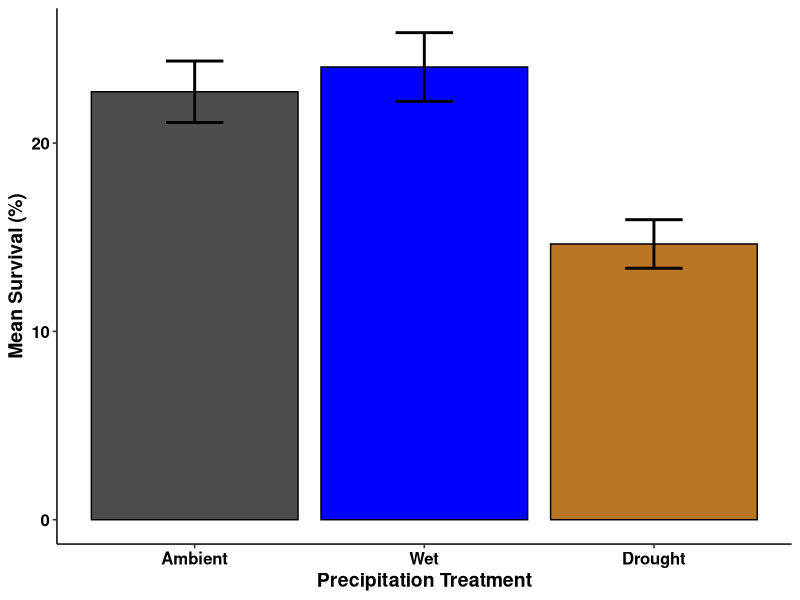
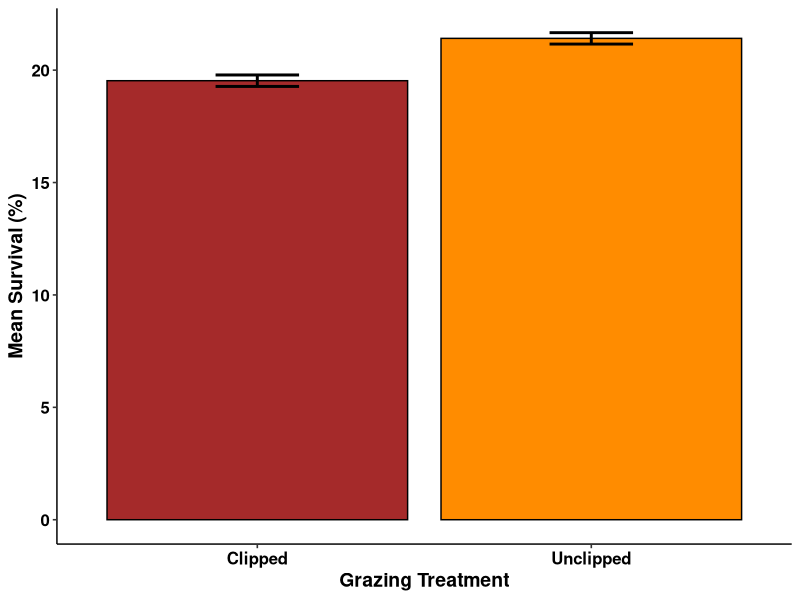
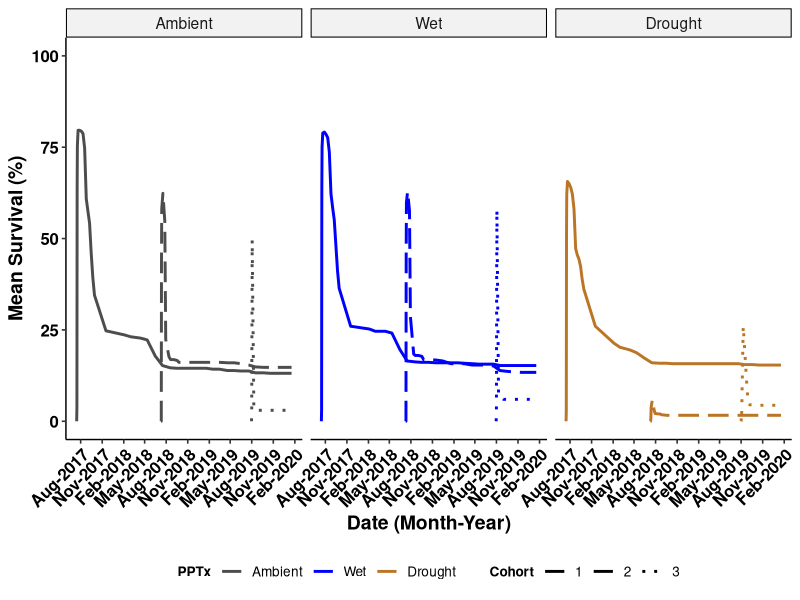
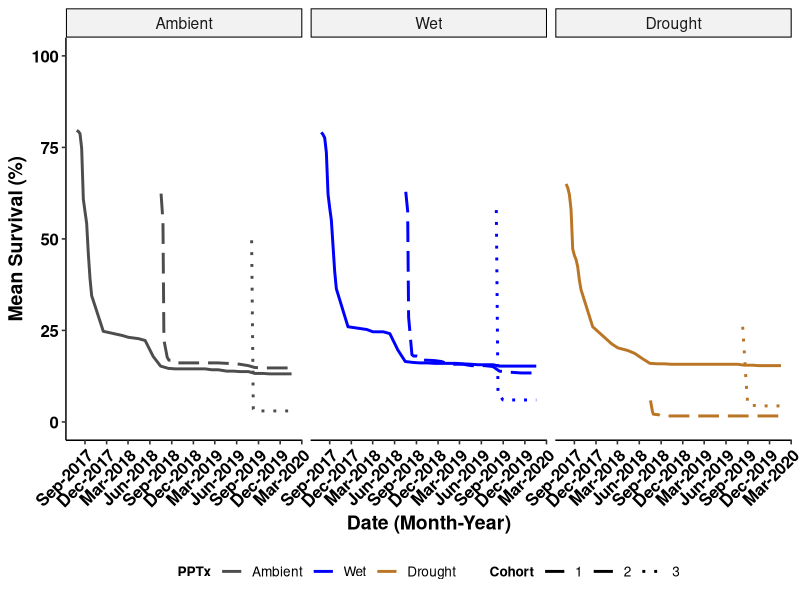
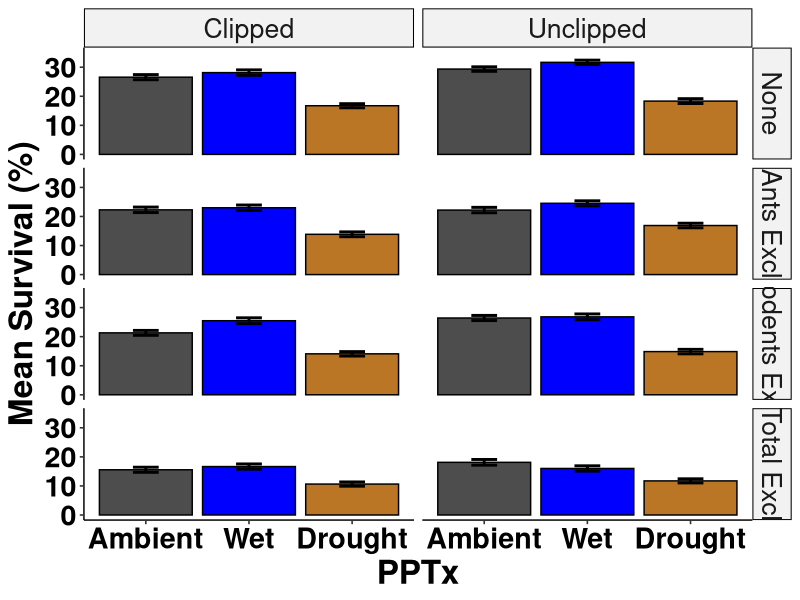
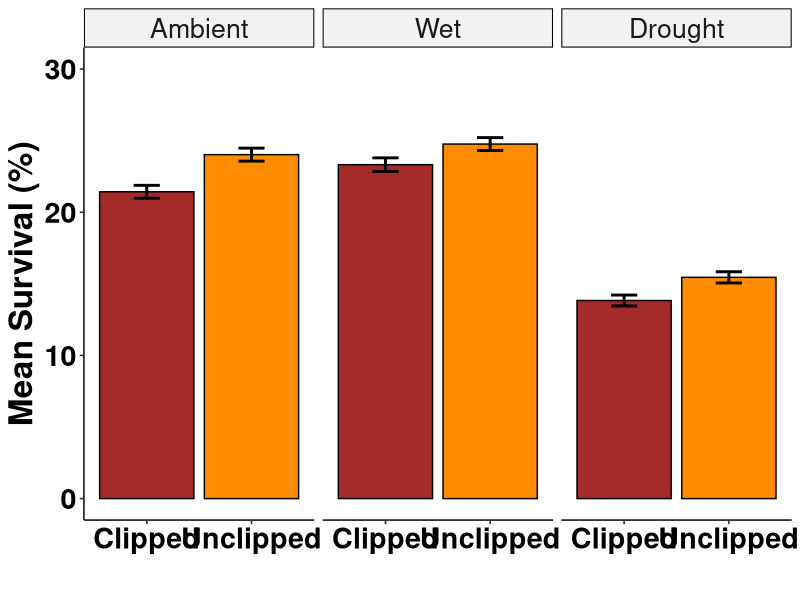
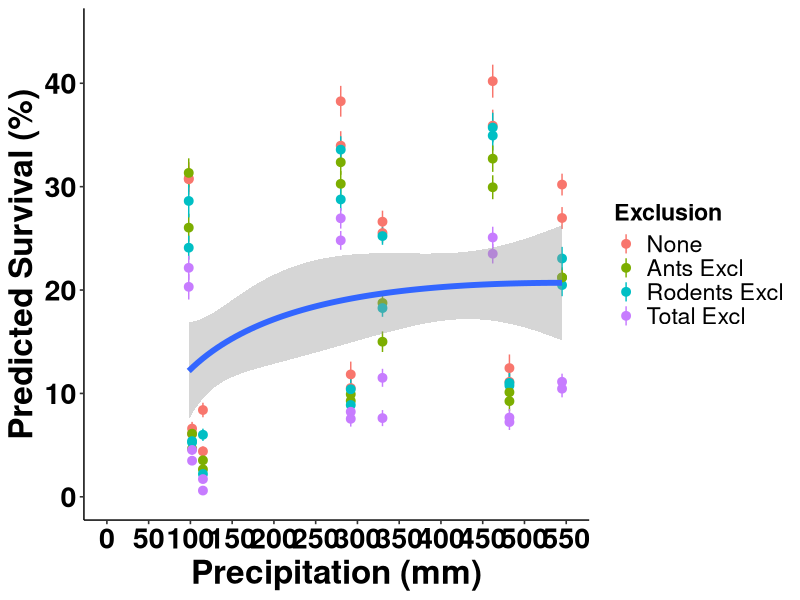
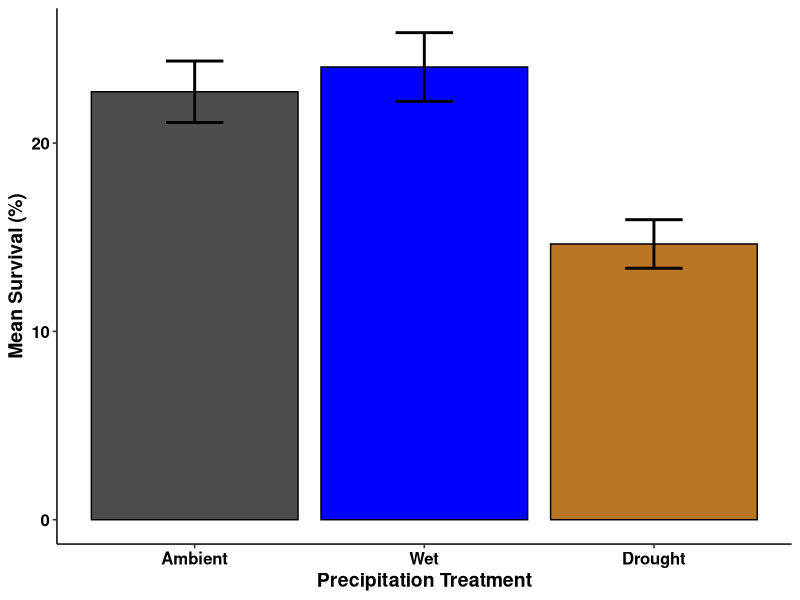

Write R code to recreate these figures, in order.
# USDA Rainout - Santa Rita Experimental Range
# Data visualizations-main
# Austin Rutherford
# email:arutherford@email.arizona.edu
# 2021-03-29

# Load packages
library(tidyverse)
library(forcats)
library(vroom)
library(ggpubr)
library(glmmTMB)
library(dplyr)

### Read in clean seedlings data with model outputs from "srer_rainout_stats_summarize"
seedlings_obs <- vroom("Data/seedlings_obs.csv",
                   col_types = c(.default = "f",
                                 ObsID = "i",
                                 date = "D",
                                 survival = "i",
                                 died = "i",
                                 tot_germination = "i",
                                 herb_lived = "i",
                                 herb_died = "i",
                                 tot_herbivory = "i",
                                 granivory = "i",
                                 res_surv = "d",
                                 sim_surv = "d",
                                 sim_fit_surv = "d",
                                 pred_surv = "d"))
str(seedlings_obs)
glimpse(seedlings_obs)

# create data set for raw survival data
tot_surv <- seedlings_obs %>% 
  group_by(precip, cohort, date) %>% 
  summarise(mean_surv = mean(survival),
            sd_surv = sd(survival),
            counts = n(),
            se_surv = (sd_surv/sqrt(counts))) %>%
  mutate(upper = mean_surv + se_surv,
         lower = mean_surv - se_surv,
         date = as.Date(date))

summary(tot_surv)


bar_surv_fig <- tot_surv %>%
  group_by(precip) %>% 
  summarise(mean_precip_per = (100*mean(mean_surv)/10),
            mean_se_per = (100*mean(se_surv)/10)) %>%
  mutate(upper = mean_precip_per + mean_se_per,
         lower = mean_precip_per - mean_se_per) %>%
  mutate(precip = recode_factor(precip,
                                      "Control" = "Ambient",
                                      "IR" = "Wet",
                                       "RO" = "Drought", .ordered = TRUE)) %>% 
  ggplot(mapping = aes(x = precip, y = mean_precip_per, fill = precip)) +
  geom_bar(stat="identity", color = "black", position=position_dodge()) +
  geom_errorbar(aes(ymin = lower, ymax = upper), width = 0.25, position = position_dodge(), size = 1) +
  scale_fill_manual(values = c("grey30","blue1","#ba7525")) +
  scale_x_discrete(labels = c("Ambient","Wet", "Drought")) +
  labs(y = "Mean Survival (%)",
       x = "Precipitation Treatment") +
  theme_pubr(legend = "none") +
  labs_pubr()

bar_surv_fig

ggsave(filename = "Figures_Tables/bar_mean_surv.tiff",
       plot = bar_surv_fig,
       dpi = 800,
       width = 22,
       height = 12,
       units = "in",
       compression = "lzw")

# create data set for clip
tot_surv_c <- seedlings_obs %>% 
  group_by(clip) %>% 
  summarise(mean_surv = 100*mean(survival/10),
            sd_surv = 100*sd(survival/10),
            counts = n(),
            se_surv = (sd_surv/sqrt(counts))) %>%
  mutate(upper = mean_surv + se_surv,
         lower = mean_surv - se_surv)

bar_cliponly_fig <- tot_surv_c %>%
  ggplot(mapping = aes(x = clip, y = mean_surv, fill = clip)) +
  geom_bar(stat="identity", color = "black", position=position_dodge()) +
  geom_errorbar(aes(ymin = lower, ymax = upper), width = 0.25, position = position_dodge(), size = 1) +
  scale_fill_manual(values = c("brown","darkorange")) +
  scale_x_discrete(labels = c("Clipped","Unclipped")) +
  labs(y = "Mean Survival (%)",
       x = "Grazing Treatment") +
  theme_pubr(legend = "none") +
  labs_pubr()

bar_cliponly_fig

ggsave(filename = "Figures_Tables/bar_cliponly_surv.tiff",
       plot = bar_cliponly_fig,
       dpi = 800,
       width = 22,
       height = 12,
       units = "in",
       compression = "lzw")

# plot survival over time, all dates
line_mean_surv <- tot_surv %>% 
  mutate(precip = recode_factor(precip,
                                "Control" = "Ambient",
                                "IR" = "Wet",
                                "RO" = "Drought", .ordered = TRUE)) %>% 
  ggplot(aes(x = date, y = 10*mean_surv, group = cohort, color = precip)) + 
  scale_color_manual(values = c("grey30", "blue1", "#ba7525")) +
  #scale_y_continuous(breaks = seq(0, 120, 10), expand = c(0.02,0)) +
  scale_x_date(date_labels = "%b-%Y", date_breaks = "3 months") +
  geom_line(aes(linetype = cohort), stat = "identity", size = 1) + 
  scale_linetype_manual(values=c("solid","longdash", "dotted")) +
  scale_fill_manual(values = c("grey30","blue1", "red1")) +
  ylim(0, 100) +
  labs(y = "Mean Survival (%)",
       x = "Date (Month-Year)",
       color = "PPTx",
       linetype = "Cohort") +
  facet_wrap(~precip, ncol = 3, nrow = 1) +
  theme_pubr(legend = "bottom", x.text.angle = 45) +
  labs_pubr()

line_mean_surv

ggsave(filename = "Figures_Tables/seedlings/line_mean_surv.tiff",
       plot = line_mean_surv,
       dpi = 800,
       width = 22,
       height = 12,
       units = "in",
       compression = "lzw")


# remove the lead up survival to start max for each cohort (following Archer suggestions)
surv_small_1 <- tot_surv %>% 
  filter(cohort == 1) %>% 
  filter(date > "2017-07-21")

surv_small_2 <- tot_surv %>% 
  filter(cohort == 2) %>% 
  filter(date >= "2018-07-18")

surv_small_3 <- tot_surv %>% 
  filter(cohort == 3 & precip != "RO") %>% 
  filter(date >= "2019-08-03")

surv_small_drought <- tot_surv %>% 
  filter(precip == "RO" & date >= "2019-08-10")

surv_small_all <- rbind(surv_small_1, surv_small_2, surv_small_3, surv_small_drought)

line_mean_surv_archer <- surv_small_all %>% 
  mutate(precip = recode_factor(precip,
                                "Control" = "Ambient",
                                "IR" = "Wet",
                                "RO" = "Drought", .ordered = TRUE)) %>% 
  ggplot(aes(x = date, y = 10*mean_surv, group = cohort, color = precip)) + 
  scale_color_manual(values = c("grey30", "blue1", "#ba7525")) +
  #scale_y_continuous(breaks = seq(0, 120, 10), expand = c(0.02,0)) +
  scale_x_date(date_labels = "%b-%Y", date_breaks = "3 months") +
  geom_line(aes(linetype = cohort), stat = "identity", size = 1) + 
  scale_linetype_manual(values=c("solid","longdash", "dotted")) +
  scale_fill_manual(values = c("grey30","blue1", "red1")) +
  ylim(0, 100) +
  labs(y = "Mean Survival (%)",
       x = "Date (Month-Year)",
       color = "PPTx",
       linetype = "Cohort") +
  facet_wrap(~precip, ncol = 3, nrow = 1) +
  theme_pubr(legend = "bottom", x.text.angle = 45) +
  labs_pubr()

line_mean_surv_archer

ggsave(filename = "Figures_Tables/seedlings/line_mean_surv_archer.tiff",
       plot = line_mean_surv_archer,
       dpi = 800,
       width = 22,
       height = 12,
       units = "in",
       compression = "lzw")

# calculate summary info
tot_surv_summary <- seedlings_obs %>% 
  group_by(precip, cohort, date) %>% 
  summarise(mean_surv = 100*mean(survival/10),
            sd_surv = 100*sd(survival/10),
            counts = n(),
            se_surv = (sd_surv/sqrt(counts))) %>%
  mutate(upper = mean_surv + se_surv,
         lower = mean_surv - se_surv)

tot_surv_summary_pcohort <- seedlings_obs %>% 
  group_by(precip, cohort) %>% 
  summarise(mean_surv = 100*mean(survival/10),
            sd_surv = 100*sd(survival/10),
            counts = n(),
            se_surv = (sd_surv/sqrt(counts))) %>%
  mutate(upper = mean_surv + se_surv,
         lower = mean_surv - se_surv)

# create data set for precip and excl and clip
tot_surv_pce <- seedlings_obs %>% 
  group_by(precip, excl, clip) %>% 
  summarise(mean_surv = 100*mean(survival/10),
            sd_surv = 100*sd(survival/10),
            counts = n(),
            se_surv = (sd_surv/sqrt(counts))) %>%
  mutate(upper = mean_surv + se_surv,
         lower = mean_surv - se_surv)

bar_pce_fig <- tot_surv_pce %>%
  mutate(precip = recode_factor(precip,
                                "Control" = "Ambient",
                                "IR" = "Wet",
                                "RO" = "Drought", .ordered = TRUE)) %>% 
  mutate(excl = recode_factor(excl, 
                              "Control" = "None",
                              "Ants" = "Ants Excl",
                              "Rodents" = "Rodents Excl",
                              "Total" = "Total Excl")) %>% 
  ggplot(mapping = aes(x = precip, y = mean_surv, fill = precip)) +
  geom_bar(stat="identity", color = "black", position=position_dodge()) +
  geom_errorbar(aes(ymin = lower, ymax = upper), width = 0.25, position = position_dodge(), size = 1) +
  scale_fill_manual(values = c("grey30", "blue1", "#ba7525")) +
  scale_x_discrete(labels = c("Ambient", "Wet", "Drought")) +
  ylim(0, 35) +
  labs(y = "Mean Survival (%)",
       x = "PPTx") +
  theme_pubr(legend = "none") +
  facet_grid(cols = vars(clip), rows = vars(excl)) +
  labs_pubr(base_size = 24)

bar_pce_fig

ggsave(filename = "Figures_Tables/bar_alltx_surv.tiff",
       plot = bar_pce_fig,
       dpi = 800,
       width = 22,
       height = 12,
       units = "in",
       compression = "lzw")


# create data set for precip and clip
tot_surv_pc <- seedlings_obs %>% 
  group_by(precip, clip) %>% 
  summarise(mean_surv = 100*mean(survival/10),
            sd_surv = 100*sd(survival/10),
            counts = n(),
            se_surv = (sd_surv/sqrt(counts))) %>%
  mutate(upper = mean_surv + se_surv,
         lower = mean_surv - se_surv)

bar_clip_fig <- tot_surv_pc %>%
  mutate(precip = recode_factor(precip,
                                "Control" = "Ambient",
                                "IR" = "Wet",
                                "RO" = "Drought", .ordered = TRUE)) %>% 
  ggplot(mapping = aes(x = clip, y = mean_surv, fill = clip)) +
  geom_bar(stat="identity", color = "black", position=position_dodge()) +
  geom_errorbar(aes(ymin = lower, ymax = upper), width = 0.25, position = position_dodge(), size = 1) +
  scale_fill_manual(values = c("brown","darkorange")) +
  scale_x_discrete(labels = c("Clipped","Unclipped")) +
  ylim(0, 30) +
  labs(y = "Mean Survival (%)",
       x = "") +
  theme_pubr(legend = "none") +
  facet_wrap(~precip)+
  labs_pubr(base_size = 24)

bar_clip_fig

ggsave(filename = "Figures_Tables/bar_clip_surv.tiff",
       plot = bar_clip_fig,
       dpi = 800,
       width = 22,
       height = 12,
       units = "in",
       compression = "lzw")


# if want to look at effects treating monsoon precip as continuous
precip_cont_surv_df_1 <- seedlings_obs %>% 
  group_by(cohort) %>%
  filter(cohort == "1") %>% 
  mutate(precip_cont = dplyr::recode(precip,
                                     "Control" = "280",
                                     "IR" = "462",
                                     "RO" = "98")) %>% 
  mutate(precip_cont = as.numeric(as.character(precip_cont)))

precip_cont_surv_df_2 <-seedlings_obs %>% 
  group_by(cohort) %>%
  filter(cohort == "2") %>% 
  mutate(precip_cont = dplyr::recode(precip,
                                     "Control" = "330",
                                     "IR" = "545",
                                     "RO" = "115")) %>% 
  mutate(precip_cont = as.numeric(as.character(precip_cont)))

precip_cont_surv_df_3 <-seedlings_obs %>% 
  group_by(cohort) %>%
  filter(cohort == "3") %>% 
  mutate(precip_cont = dplyr::recode(precip,
                                     "Control" = "292",
                                     "IR" = "482",
                                     "RO" = "102")) %>% 
  mutate(precip_cont = as.numeric(as.character(precip_cont)))

precip_cont_surv_df <- rbind(precip_cont_surv_df_1, precip_cont_surv_df_2, precip_cont_surv_df_3)


# predicted survival only PPT
pred_surv_pt <- precip_cont_surv_df %>% 
  group_by(precip_cont, clip, excl) %>% 
  summarise(mean_pred_surv = mean(pred_surv),
            sd_surv = sd(pred_surv),
            counts = n(),
            se_surv = (sd_surv/sqrt(counts))) %>%
  mutate(upper = mean_pred_surv + se_surv,
         lower = mean_pred_surv - se_surv) %>% 
  mutate(excl = recode_factor(excl, 
                              "Control" = "None",
                              "Ants" = "Ants Excl",
                              "Rodents" = "Rodents Excl",
                              "Total" = "Total Excl")) %>% 
  ggplot(aes(x = precip_cont, y = 10*(mean_pred_surv))) + 
  #geom_point() +
  geom_pointrange(aes(ymin = 10*lower, ymax = 10*upper, color = excl), size = 0.5) +
  geom_smooth(method = "glm", formula = y ~ log(x) + x, se = T, size = 2)+
  labs(y = "Predicted Survival (%)",
       x = "Precipitation (mm)",
       color = "Exclusion") +
  scale_x_continuous(breaks = c(0,50, 100,150, 200,250, 300,350, 400,450, 500, 550), limits = c(0, 550))+
  ylim(0, 45) +
  theme_pubr(legend = "right")+
  labs_pubr(base_size = 24)

pred_surv_pt

ggsave(filename = "Figures_Tables/pred_surv_cont.tiff",
       plot = pred_surv_pt,
       dpi = 800,
       width = 22,
       height = 12,
       units = "in",
       compression = "lzw")
